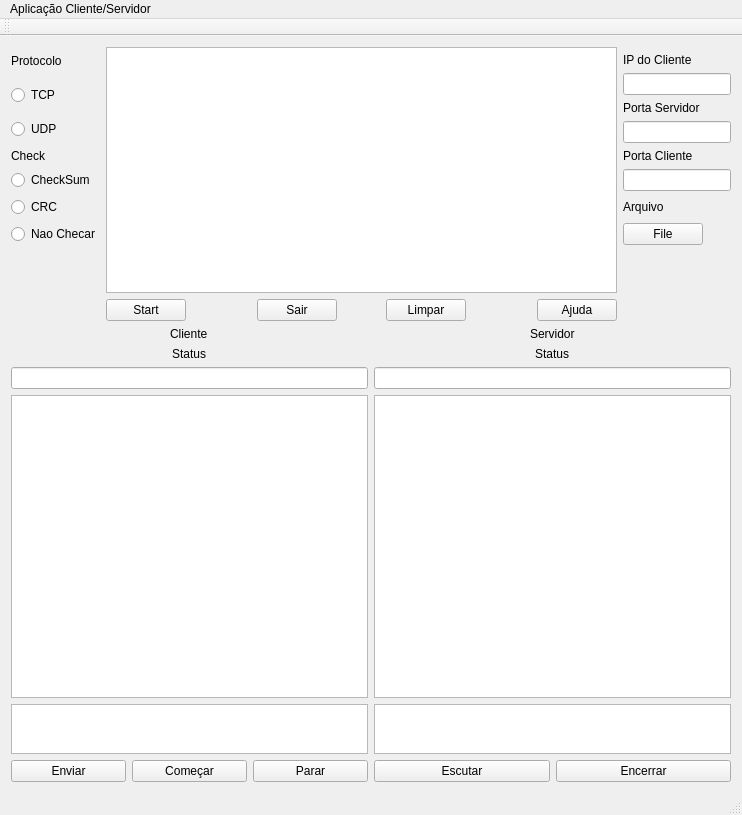
<?xml version="1.0" encoding="UTF-8"?>
<ui version="4.0">
 <class>MainWindow</class>
 <widget class="QMainWindow" name="MainWindow">
  <property name="geometry">
   <rect>
    <x>0</x>
    <y>0</y>
    <width>742</width>
    <height>815</height>
   </rect>
  </property>
  <property name="sizePolicy">
   <sizepolicy hsizetype="Fixed" vsizetype="Fixed">
    <horstretch>0</horstretch>
    <verstretch>0</verstretch>
   </sizepolicy>
  </property>
  <property name="contextMenuPolicy">
   <enum>Qt::DefaultContextMenu</enum>
  </property>
  <property name="windowTitle">
   <string>MainWindow</string>
  </property>
  <property name="layoutDirection">
   <enum>Qt::LeftToRight</enum>
  </property>
  <property name="documentMode">
   <bool>false</bool>
  </property>
  <widget class="QWidget" name="centralWidget">
   <layout class="QGridLayout" name="gridLayout">
    <item row="17" column="1">
     <layout class="QHBoxLayout" name="horizontalLayout">
      <item alignment="Qt::AlignLeft">
       <widget class="QPushButton" name="start">
        <property name="sizePolicy">
         <sizepolicy hsizetype="Fixed" vsizetype="Fixed">
          <horstretch>0</horstretch>
          <verstretch>0</verstretch>
         </sizepolicy>
        </property>
        <property name="text">
         <string>Start</string>
        </property>
       </widget>
      </item>
      <item alignment="Qt::AlignHCenter">
       <widget class="QPushButton" name="Sair_2">
        <property name="sizePolicy">
         <sizepolicy hsizetype="Fixed" vsizetype="Fixed">
          <horstretch>0</horstretch>
          <verstretch>0</verstretch>
         </sizepolicy>
        </property>
        <property name="text">
         <string>Sair</string>
        </property>
       </widget>
      </item>
      <item alignment="Qt::AlignHCenter">
       <widget class="QPushButton" name="Limpa">
        <property name="sizePolicy">
         <sizepolicy hsizetype="Fixed" vsizetype="Fixed">
          <horstretch>0</horstretch>
          <verstretch>0</verstretch>
         </sizepolicy>
        </property>
        <property name="text">
         <string>Limpar</string>
        </property>
       </widget>
      </item>
      <item alignment="Qt::AlignRight">
       <widget class="QPushButton" name="Ajuda">
        <property name="sizePolicy">
         <sizepolicy hsizetype="Fixed" vsizetype="Fixed">
          <horstretch>0</horstretch>
          <verstretch>0</verstretch>
         </sizepolicy>
        </property>
        <property name="text">
         <string>Ajuda</string>
        </property>
       </widget>
      </item>
     </layout>
    </item>
    <item row="19" column="0" colspan="3">
     <layout class="QVBoxLayout" name="verticalLayout_7">
      <item>
       <layout class="QVBoxLayout" name="verticalLayout_5">
        <item>
         <layout class="QHBoxLayout" name="horizontalLayout_10">
          <item>
           <layout class="QVBoxLayout" name="verticalLayout_4">
            <item alignment="Qt::AlignHCenter">
             <widget class="QLabel" name="label_3">
              <property name="text">
               <string>Cliente</string>
              </property>
             </widget>
            </item>
            <item alignment="Qt::AlignHCenter">
             <widget class="QLabel" name="label_8">
              <property name="sizePolicy">
               <sizepolicy hsizetype="Preferred" vsizetype="Preferred">
                <horstretch>0</horstretch>
                <verstretch>0</verstretch>
               </sizepolicy>
              </property>
              <property name="text">
               <string>Status</string>
              </property>
             </widget>
            </item>
            <item>
             <layout class="QHBoxLayout" name="horizontalLayout_6">
              <item>
               <widget class="QLineEdit" name="lineEdit_2">
                <property name="sizePolicy">
                 <sizepolicy hsizetype="Expanding" vsizetype="Fixed">
                  <horstretch>0</horstretch>
                  <verstretch>0</verstretch>
                 </sizepolicy>
                </property>
               </widget>
              </item>
             </layout>
            </item>
           </layout>
          </item>
          <item>
           <layout class="QVBoxLayout" name="verticalLayout_3">
            <item alignment="Qt::AlignHCenter">
             <widget class="QLabel" name="label_4">
              <property name="text">
               <string>Servidor</string>
              </property>
             </widget>
            </item>
            <item alignment="Qt::AlignHCenter">
             <widget class="QLabel" name="label_9">
              <property name="text">
               <string>Status</string>
              </property>
             </widget>
            </item>
            <item>
             <layout class="QHBoxLayout" name="horizontalLayout_5">
              <item>
               <widget class="QLineEdit" name="lineEdit"/>
              </item>
             </layout>
            </item>
           </layout>
          </item>
         </layout>
        </item>
        <item>
         <layout class="QHBoxLayout" name="horizontalLayout_9">
          <item>
           <widget class="QGraphicsView" name="graphicsView">
            <property name="sizePolicy">
             <sizepolicy hsizetype="Preferred" vsizetype="Expanding">
              <horstretch>0</horstretch>
              <verstretch>0</verstretch>
             </sizepolicy>
            </property>
            <property name="maximumSize">
             <size>
              <width>16552</width>
              <height>16552</height>
             </size>
            </property>
           </widget>
          </item>
          <item>
           <widget class="QGraphicsView" name="graphicsView_2">
            <property name="sizePolicy">
             <sizepolicy hsizetype="Preferred" vsizetype="Expanding">
              <horstretch>0</horstretch>
              <verstretch>0</verstretch>
             </sizepolicy>
            </property>
            <property name="maximumSize">
             <size>
              <width>16552</width>
              <height>16552</height>
             </size>
            </property>
           </widget>
          </item>
         </layout>
        </item>
       </layout>
      </item>
      <item>
       <layout class="QVBoxLayout" name="verticalLayout_6">
        <item>
         <layout class="QHBoxLayout" name="horizontalLayout_11">
          <item>
           <widget class="QTextEdit" name="textEdit">
            <property name="sizePolicy">
             <sizepolicy hsizetype="Fixed" vsizetype="Fixed">
              <horstretch>0</horstretch>
              <verstretch>0</verstretch>
             </sizepolicy>
            </property>
            <property name="maximumSize">
             <size>
              <width>16552</width>
              <height>50</height>
             </size>
            </property>
            <property name="mouseTracking">
             <bool>false</bool>
            </property>
           </widget>
          </item>
          <item>
           <widget class="QTextEdit" name="textEdit_2">
            <property name="sizePolicy">
             <sizepolicy hsizetype="Fixed" vsizetype="Preferred">
              <horstretch>0</horstretch>
              <verstretch>0</verstretch>
             </sizepolicy>
            </property>
            <property name="maximumSize">
             <size>
              <width>16552</width>
              <height>50</height>
             </size>
            </property>
           </widget>
          </item>
         </layout>
        </item>
        <item>
         <layout class="QHBoxLayout" name="horizontalLayout_8">
          <item>
           <layout class="QHBoxLayout" name="horizontalLayout_7">
            <item>
             <widget class="QPushButton" name="Enviar">
              <property name="text">
               <string>Enviar</string>
              </property>
              <attribute name="buttonGroup">
               <string notr="true">buttonGroup</string>
              </attribute>
             </widget>
            </item>
            <item>
             <widget class="QPushButton" name="comear">
              <property name="text">
               <string>Começar</string>
              </property>
              <attribute name="buttonGroup">
               <string notr="true">buttonGroup</string>
              </attribute>
             </widget>
            </item>
            <item>
             <widget class="QPushButton" name="Parar">
              <property name="text">
               <string>Parar</string>
              </property>
              <attribute name="buttonGroup">
               <string notr="true">buttonGroup</string>
              </attribute>
             </widget>
            </item>
           </layout>
          </item>
          <item>
           <layout class="QHBoxLayout" name="horizontalLayout_4">
            <item>
             <widget class="QPushButton" name="Escutar">
              <property name="text">
               <string>Escutar</string>
              </property>
              <attribute name="buttonGroup">
               <string notr="true">buttonGroup_2</string>
              </attribute>
             </widget>
            </item>
            <item>
             <widget class="QPushButton" name="Encerrar">
              <property name="text">
               <string>Encerrar</string>
              </property>
              <attribute name="buttonGroup">
               <string notr="true">buttonGroup_2</string>
              </attribute>
             </widget>
            </item>
           </layout>
          </item>
         </layout>
        </item>
       </layout>
      </item>
     </layout>
    </item>
    <item row="6" column="2">
     <widget class="QLineEdit" name="PortaCliente">
      <property name="sizePolicy">
       <sizepolicy hsizetype="Fixed" vsizetype="Fixed">
        <horstretch>0</horstretch>
        <verstretch>0</verstretch>
       </sizepolicy>
      </property>
     </widget>
    </item>
    <item row="7" column="0">
     <widget class="QRadioButton" name="CRC">
      <property name="sizePolicy">
       <sizepolicy hsizetype="Fixed" vsizetype="Preferred">
        <horstretch>0</horstretch>
        <verstretch>0</verstretch>
       </sizepolicy>
      </property>
      <property name="text">
       <string>CRC</string>
      </property>
      <attribute name="buttonGroup">
       <string notr="true">buttonGroup_2</string>
      </attribute>
     </widget>
    </item>
    <item row="3" column="2">
     <widget class="QLabel" name="label_7">
      <property name="text">
       <string>Porta Servidor</string>
      </property>
     </widget>
    </item>
    <item row="8" column="2">
     <widget class="QPushButton" name="File">
      <property name="sizePolicy">
       <sizepolicy hsizetype="Fixed" vsizetype="Fixed">
        <horstretch>0</horstretch>
        <verstretch>0</verstretch>
       </sizepolicy>
      </property>
      <property name="text">
       <string>File</string>
      </property>
     </widget>
    </item>
    <item row="0" column="1" rowspan="17">
     <widget class="QGraphicsView" name="logo">
      <property name="sizePolicy">
       <sizepolicy hsizetype="Preferred" vsizetype="Preferred">
        <horstretch>0</horstretch>
        <verstretch>0</verstretch>
       </sizepolicy>
      </property>
      <property name="resizeAnchor">
       <enum>QGraphicsView::AnchorViewCenter</enum>
      </property>
     </widget>
    </item>
    <item row="4" column="2">
     <widget class="QLineEdit" name="Porta">
      <property name="sizePolicy">
       <sizepolicy hsizetype="Fixed" vsizetype="Fixed">
        <horstretch>0</horstretch>
        <verstretch>0</verstretch>
       </sizepolicy>
      </property>
      <property name="text">
       <string/>
      </property>
     </widget>
    </item>
    <item row="2" column="2">
     <widget class="QLineEdit" name="IPcliente">
      <property name="sizePolicy">
       <sizepolicy hsizetype="Fixed" vsizetype="Fixed">
        <horstretch>0</horstretch>
        <verstretch>0</verstretch>
       </sizepolicy>
      </property>
     </widget>
    </item>
    <item row="1" column="2">
     <widget class="QLabel" name="label_10">
      <property name="text">
       <string>IP do Cliente</string>
      </property>
     </widget>
    </item>
    <item row="6" column="0">
     <widget class="QRadioButton" name="CheckSum">
      <property name="sizePolicy">
       <sizepolicy hsizetype="Fixed" vsizetype="Preferred">
        <horstretch>0</horstretch>
        <verstretch>0</verstretch>
       </sizepolicy>
      </property>
      <property name="text">
       <string>CheckSum</string>
      </property>
      <attribute name="buttonGroup">
       <string notr="true">buttonGroup_2</string>
      </attribute>
     </widget>
    </item>
    <item row="8" column="0">
     <widget class="QRadioButton" name="Naochecar">
      <property name="sizePolicy">
       <sizepolicy hsizetype="Fixed" vsizetype="Preferred">
        <horstretch>0</horstretch>
        <verstretch>0</verstretch>
       </sizepolicy>
      </property>
      <property name="text">
       <string>Nao Checar</string>
      </property>
      <attribute name="buttonGroup">
       <string notr="true">buttonGroup_2</string>
      </attribute>
     </widget>
    </item>
    <item row="5" column="0">
     <widget class="QLabel" name="label">
      <property name="sizePolicy">
       <sizepolicy hsizetype="Preferred" vsizetype="Fixed">
        <horstretch>0</horstretch>
        <verstretch>0</verstretch>
       </sizepolicy>
      </property>
      <property name="text">
       <string>Check</string>
      </property>
     </widget>
    </item>
    <item row="5" column="2">
     <widget class="QLabel" name="label_11">
      <property name="text">
       <string>Porta Cliente</string>
      </property>
     </widget>
    </item>
    <item row="7" column="2">
     <widget class="QLabel" name="label_5">
      <property name="text">
       <string>Arquivo</string>
      </property>
     </widget>
    </item>
    <item row="0" column="0" rowspan="5">
     <layout class="QVBoxLayout" name="verticalLayout_9">
      <item>
       <layout class="QHBoxLayout" name="horizontalLayout_13">
        <item alignment="Qt::AlignLeft">
         <widget class="QLabel" name="label_2">
          <property name="sizePolicy">
           <sizepolicy hsizetype="Fixed" vsizetype="Preferred">
            <horstretch>0</horstretch>
            <verstretch>0</verstretch>
           </sizepolicy>
          </property>
          <property name="text">
           <string>Protocolo</string>
          </property>
         </widget>
        </item>
       </layout>
      </item>
      <item>
       <widget class="QRadioButton" name="TCP">
        <property name="sizePolicy">
         <sizepolicy hsizetype="Fixed" vsizetype="Preferred">
          <horstretch>0</horstretch>
          <verstretch>0</verstretch>
         </sizepolicy>
        </property>
        <property name="text">
         <string>TCP</string>
        </property>
        <attribute name="buttonGroup">
         <string notr="true">buttonGroup</string>
        </attribute>
       </widget>
      </item>
      <item>
       <widget class="QRadioButton" name="UDP">
        <property name="sizePolicy">
         <sizepolicy hsizetype="Fixed" vsizetype="Preferred">
          <horstretch>0</horstretch>
          <verstretch>0</verstretch>
         </sizepolicy>
        </property>
        <property name="text">
         <string>UDP</string>
        </property>
        <attribute name="buttonGroup">
         <string notr="true">buttonGroup</string>
        </attribute>
       </widget>
      </item>
     </layout>
    </item>
   </layout>
  </widget>
  <widget class="QMenuBar" name="menuBar">
   <property name="geometry">
    <rect>
     <x>0</x>
     <y>0</y>
     <width>742</width>
     <height>25</height>
    </rect>
   </property>
   <widget class="QMenu" name="menuAplica_o">
    <property name="title">
     <string>Aplicação Cliente/Servidor</string>
    </property>
   </widget>
   <addaction name="menuAplica_o"/>
  </widget>
  <widget class="QToolBar" name="mainToolBar">
   <attribute name="toolBarArea">
    <enum>TopToolBarArea</enum>
   </attribute>
   <attribute name="toolBarBreak">
    <bool>false</bool>
   </attribute>
  </widget>
  <widget class="QStatusBar" name="statusBar"/>
 </widget>
 <layoutdefault spacing="6" margin="11"/>
 <resources/>
 <connections/>
 <buttongroups>
  <buttongroup name="buttonGroup"/>
  <buttongroup name="buttonGroup_2"/>
 </buttongroups>
</ui>
